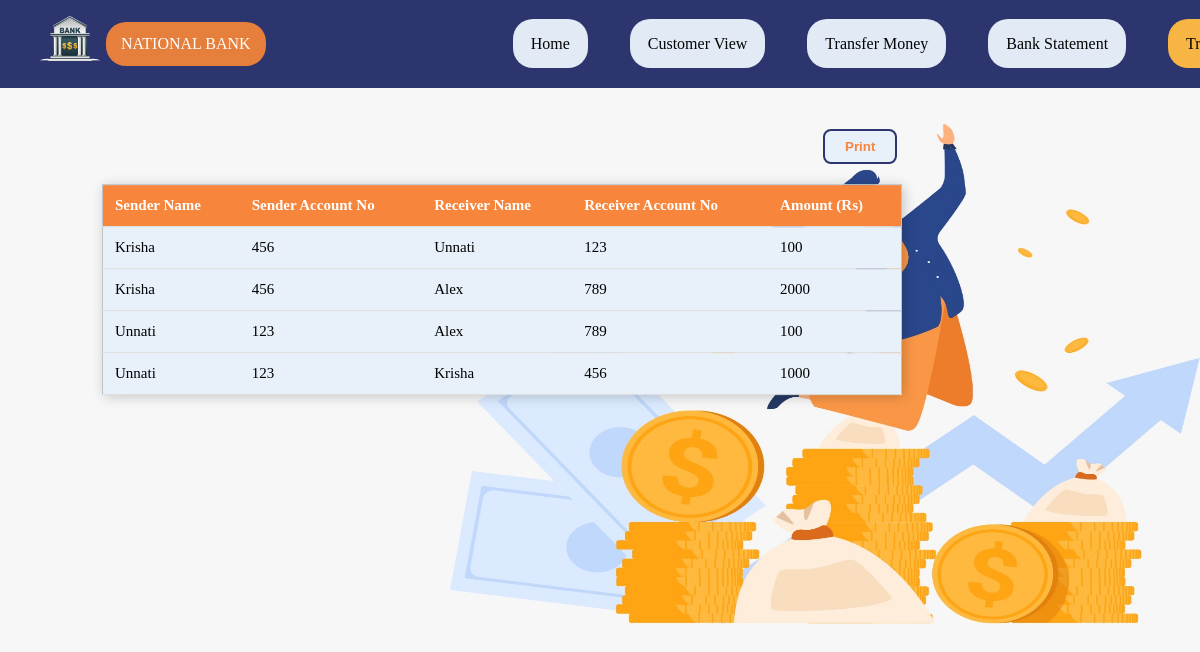
The app's page /transfer_hist with its own data.
### home/models.py (models this page shows, shortened)
class Transfer_Money(models.Model):
    SenderName = models.CharField(max_length=122,null=True,blank=True)
    SenderAccountNo = models.CharField(max_length=7,null=True,blank=True)
    ReceiverName = models.CharField(max_length=122,null=True,blank=True)
    ReceiverAccountNo = models.CharField(max_length=7,null=True,blank=True)
    Amount=models.IntegerField(null=True,blank=True)
    Date = models.DateTimeField(null=False,blank=True)
    objects = models.Manager()

### home/views.py (the view)
# urls.py: path('transfer_hist',views.transfer_money),
def transfer_money(request):
    transfer = Transfer_Money.objects.all().order_by('id').reverse()
    return render(request, 'transfer_hist.html', {'transfer': transfer})

### Templates/transfer_hist.html (shortened to what this page needs)
{% load static %}
<!DOCTYPE html>
<html lang="en">
<head>
</head>
<body>
    <header>
        <div>
            <ul>
              <span class="logo">
                <img src="{% static 'img/logo.png' %}" align="left" alt="Logo"></span>
                <li style="background-color: #e67f3c" style=" border: 2px solid white">
                    NATIONAL BANK</li>
                <li><a href="home">Home</a></li>
                <li><a href="data">Customer view</a></li>
                <li><a href="transfer">Transfer money</a></li>
                <li><a href="bankstataement">Bank Statement</a></li>
                <li><a class="active" href="transfer_hist">Transfer History</a></li>
            </ul>
        </div>
    </header>
  <br>
   <br>
 <span class="column">
 <img src="{% static 'img/bank2.jpeg' %}" align= "right" alt="bankimg" width="750" height="500">
</span>
   <br>
    <table>
        <tr id="header">
            <th>Sender Name</th>
            <th>Sender Account No</th>
            <th>Receiver Name</th>
            <th>Receiver Account No</th>
            <th>Amount (Rs)</th>
        </tr>
        {% for item in transfer %}
        <tr>
            <td>{{item.SenderName}}</td>
            <td>{{item.SenderAccountNo}}</td>
            <td>{{item.ReceiverName}}</td>
            <td>{{item.ReceiverAccountNo}}</td>
            <td>{{item.Amount}}</td>
        </tr>
        {% endfor %}
    </table>
        <button onclick="window.print()" class="btn1">Print</button>
</body>
</html>

### Templates/transfer_hist.html (style rules this page uses)
body { padding: 0; margin: 0; background: #f7f7f7; background-position: center; background-attachment: absolute; width: 100%; }
header { overflow: hidden; display: inline; position: relative; width: 100%; background-color: rgba(0, 0, 0, 0.507); }
div { overflow: hidden; background-color: #2d356e; width: 100%; }
div ul { border-radius: 20px; overflow: hidden; width: 100%; text-decoration: none; background-color: rgba(0, 0, 0, 0); }
div ul li { list-style-type: none; font-size: 16px; text-transform: capitalize; color: white; float: left; text-decoration: none; text-align: center; list-style: none; padding: 13px 15px; margin: 6px 6px; background-color: rgb(0, 0, 0, 0); border-radius: 20px; }
div ul li a { display: inline; position: relative; left: 220px; text-decoration: none; text-align: center; padding: 16px 18px; font-size: 16px; color: rgb(3, 3, 3); font-family: Georgia, serif; border-radius: 20px; background-color:#e1eaf5; }
div a.active { background-color: #f7b543; }
div .logo img { height: 45px; width: 60px; }
.column { display:block; font-weight:bolder; padding-left:60px; font-size: 45px; color:#2d356e; }
table { border-collapse: collapse; position: absolute; transform: translate(25%, 1%); top:180px ; left: -100px; width: 800px; height: 120px; margin: 2px; font-size: 15px; border: 1px solid #bdc3c7; box-shadow: 2px 2px 12px rgb(0, 0, 0, 0.2), -1px -1px 9px rgb(0, 0, 0, 0); }
tr { transition: all .2s ease-in; cursor: pointer; background-color: #e8f0fa; position: static; font-family: Georgia, serif; }
th, td { padding: 12px; text-align: left; border-bottom: 1px solid #ddd; position: relative; }
#header { background-color: #f7853b; color: #fff; }
.btn1 { overflow: visible; display: inline-block; position: relative; top: -20px; left: 820px; padding: 8px 20px; margin: 7px 3px; border: 2px solid #2d356e; color: #f7853b; border-radius: 8px; cursor: pointer; background: #e8f0fa; font-weight: bold; }

### records on screen
Transfer_Money: SenderName "Krisha", SenderAccountNo "456", ReceiverName "Unnati", ReceiverAccountNo "123", Amount "100"
Transfer_Money: SenderName "Krisha", SenderAccountNo "456", ReceiverName "Alex", ReceiverAccountNo "789", Amount "2000"
Transfer_Money: SenderName "Unnati", SenderAccountNo "123", ReceiverName "Alex", ReceiverAccountNo "789", Amount "100"
Transfer_Money: SenderName "Unnati", SenderAccountNo "123", ReceiverName "Krisha", ReceiverAccountNo "456", Amount "1000"
